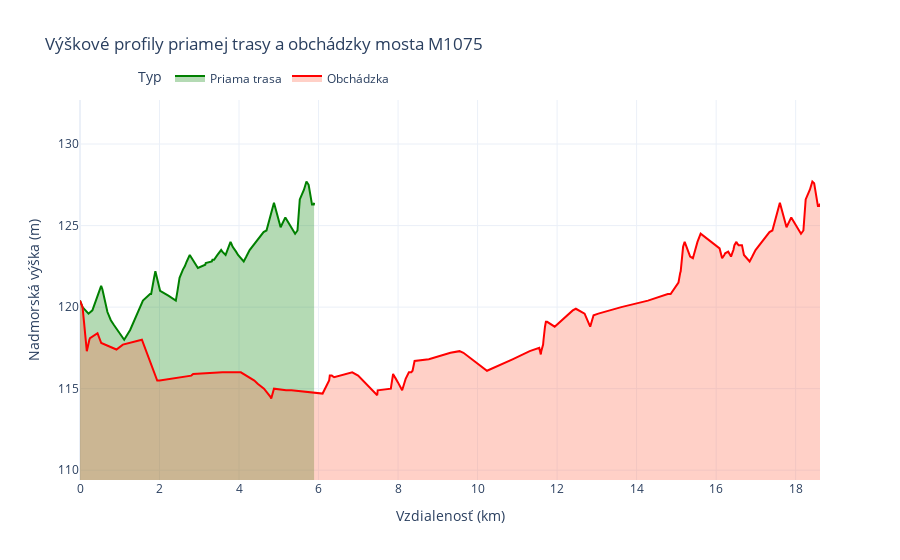

The cell this chart's notebook holds for it:
### Code cell
print(f"Clear route for {bridge_id}: {clear_route}")
print(f"Alternative route for {bridge_id}: {alternative_route}")


# Extract data for both routes
clear_distances, clear_elevations = extract_elevation_data(clear_route)
alt_distances, alt_elevations = extract_elevation_data(alternative_route)

# Calculate the elevation range
min_elevation = min(min(clear_elevations), min(alt_elevations))
max_elevation = max(max(clear_elevations), max(alt_elevations))

# Add a buffer of ±10 meters
y_min = min_elevation - 5
y_max = max_elevation + 5

# Create a Plotly figure
fig = go.Figure()

# Add the clear route's elevation profile
fig.add_trace(go.Scatter(
    x=clear_distances,
    y=clear_elevations,
    mode="lines",
    name="Priama trasa",
    line=dict(color="green"),
    fill='tozeroy',  # Fill area under the line to the x-axis (y=0)
    fillcolor='rgba(8, 132, 9, 0.3)'  # Transparent blue fill
))

# Add the alternative route's elevation profile
fig.add_trace(go.Scatter(
    x=alt_distances,
    y=alt_elevations,
    mode="lines",
    name="Obchádzka",
    line=dict(color="red"),
    fill='tozeroy',  # Fill area under the line to the x-axis (y=0)
    fillcolor='rgba(255, 99, 71, 0.3)'  # Transparent red fill
))


# Update the layout
fig.update_layout(
    title=f"Výškové profily priamej trasy a obchádzky mosta {bridge_to_find}",
    xaxis_title="Vzdialenosť (km)",
    yaxis_title="Nadmorská výška (m)",
    yaxis=dict(range=[y_min, y_max]),  # Set y-axis limits
    legend=dict(
        title="Typ",
        orientation="h",  # Horizontal legend
        yanchor="bottom",
        y=1.02,
        xanchor="center",
        x=0.25
    ),
    template="plotly_white"
)

# Show the plot
fig.show()

### Figure 1 — Plotly figure (JSON) as saved in the notebook; plotly's stock layout.template omitted (floating-point values rounded to 4 significant figures; data arrays with more than 128 entries replaced by an {"elided": "..."} marker saying what was removed)
{"data": [{"fill": "tozeroy", "fillcolor": "rgba(8, 132, 9, 0.3)", "line": {"color": "green"}, "mode": "lines", "name": "Priama trasa", "type": "scatter", "x": [0, 0.06408, 0.1387, 0.1791, 0.1976, 0.2134, 0.3116, 0.3671, 0.5319, 0.5626, 0.5943, 0.6133, 0.6241, 0.6385, 0.6903, 0.7754, 0.8534, 1.111, 1.261, 1.583, 1.683, 1.705, 1.727, 1.762, 1.789, 1.813, 1.83, 1.864, 1.896, 1.948, 1.99, 2.015, 2.222, 2.281, 2.41, 2.452, 2.504, 2.589, 2.636, 2.685, 2.761, 2.965, 3.114, 3.126, 3.139, 3.151, 3.162, 3.271, 3.311, 3.316, 3.332, 3.357, 3.372, 3.457, 3.49, 3.55, 3.579, 3.662, 3.694, 3.71, 3.739, 3.748, 3.767, 3.786, 3.805, 3.824, 3.84, 3.925, 3.975, 4.118, 4.153, 4.167, 4.184, 4.266, 4.575, 4.594, 4.617, 4.69, 4.879, 5.046, 5.165, 5.41, 5.47, 5.528, 5.585, 5.614, 5.633, 5.696, 5.751, 5.835, 5.871, 5.881, 5.888], "y": [120.4, 120, 119.8, 119.7, 119.6, 119.6, 119.8, 120.2, 121.3, 121.1, 120.7, 120.5, 120.4, 120.2, 119.7, 119.2, 118.9, 118, 118.6, 120.4, 120.6, 120.7, 120.7, 120.8, 120.8, 121.2, 121.4, 121.8, 122.2, 121.7, 121.3, 121, 120.7, 120.6, 120.4, 121, 121.8, 122.3, 122.5, 122.8, 123.2, 122.4, 122.6, 122.6, 122.6, 122.6, 122.7, 122.8, 122.8, 122.8, 122.9, 122.9, 122.9, 123.2, 123.3, 123.5, 123.4, 123.2, 123.4, 123.5, 123.8, 123.8, 123.9, 124, 123.9, 123.8, 123.7, 123.4, 123.2, 122.8, 123, 123, 123.1, 123.5, 124.5, 124.5, 124.6, 124.7, 126.4, 124.9, 125.5, 124.5, 124.7, 126.6, 126.9, 127.1, 127.2, 127.7, 127.5, 126.3, 126.3, 126.3, 126.4]}, {"fill": "tozeroy", "fillcolor": "rgba(255, 99, 71, 0.3)", "line": {"color": "red"}, "mode": "lines", "name": "Obchádzka", "type": "scatter", "x": {"elided": "150 float values"}, "y": {"elided": "150 float values"}}], "layout": {"legend": {"orientation": "h", "title": {"text": "Typ"}, "x": 0.25, "xanchor": "center", "y": 1.02, "yanchor": "bottom"}, "title": {"text": "Výškové profily priamej trasy a obchádzky mosta M1075"}, "xaxis": {"title": {"text": "Vzdialenosť (km)"}}, "yaxis": {"range": [109.4, 132.7], "title": {"text": "Nadmorská výška (m)"}}}}
